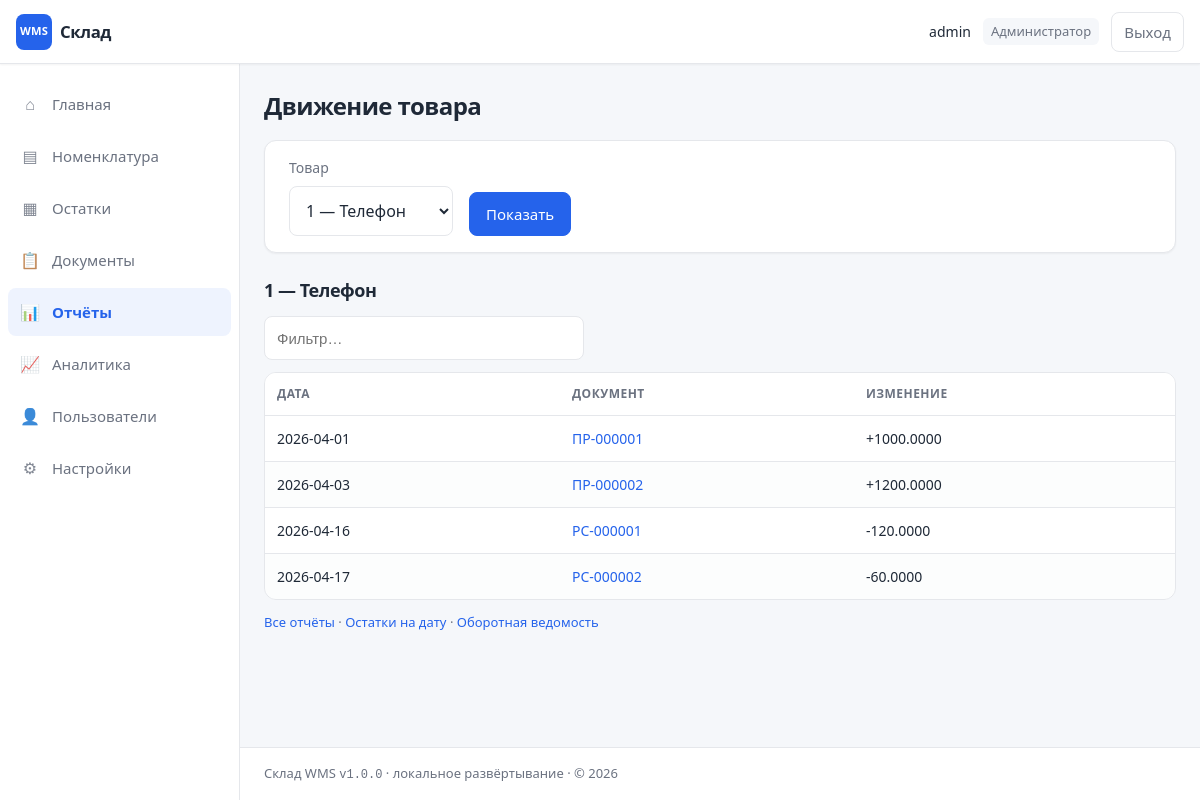
/reports/movement?product_id=1 (signed in), run on the app's committed database.
### models.py (models this page shows, shortened)
class User(UserMixin, db.Model):
    __tablename__ = "users"
    id = db.Column(db.Integer, primary_key=True)
    username = db.Column(db.String(80), unique=True, nullable=False, index=True)
    password_hash = db.Column(db.String(256), nullable=False)
    role = db.Column(db.String(20), nullable=False, default="keeper")
    is_active = db.Column(db.Boolean, nullable=False, default=True)
    created_at = db.Column(db.DateTime, default=datetime.utcnow)
    documents = db.relationship("Document", backref="author", lazy="dynamic")

class Product(db.Model):
    __tablename__ = "products"
    id = db.Column(db.Integer, primary_key=True)
    sku = db.Column(db.String(64), unique=True, nullable=False, index=True)
    name = db.Column(db.String(255), nullable=False, index=True)
    unit = db.Column(db.String(32), nullable=False, default="шт")
    category = db.Column(db.String(128), nullable=False, default="")
    min_stock = db.Column(db.Numeric(18, 4), nullable=False, default=0)
    lines = db.relationship("DocumentLine", backref="product", lazy="dynamic")

class StockLedger(db.Model):
    __tablename__ = "stock_ledger"
    id = db.Column(db.Integer, primary_key=True)
    product_id = db.Column(db.Integer, db.ForeignKey("products.id"), nullable=False, index=True)
    document_id = db.Column(db.Integer, db.ForeignKey("documents.id"), nullable=False, index=True)
    quantity_signed = db.Column(db.Numeric(18, 4), nullable=False)
    movement_date = db.Column(db.Date, nullable=False)
    product = db.relationship("Product", lazy="joined")
    document = db.relationship("Document", lazy="joined")

class Document(db.Model):
    __tablename__ = "documents"
    id = db.Column(db.Integer, primary_key=True)
    doc_type = db.Column(db.String(16), nullable=False)
    number = db.Column(db.String(32), unique=True, nullable=False, index=True)
    doc_date = db.Column(db.Date, nullable=False)
    status = db.Column(db.String(16), nullable=False, default="draft")
    notes = db.Column(db.Text, nullable=False, default="")
    user_id = db.Column(db.Integer, db.ForeignKey("users.id"), nullable=False)
    created_at = db.Column(db.DateTime, default=datetime.utcnow)
    updated_at = db.Column(db.DateTime, default=datetime.utcnow, onupdate=datetime.utcnow)
    lines = db.relationship(
        "DocumentLine",
        backref="document",
        lazy="selectin",
        cascade="all, delete-orphan",
        order_by="DocumentLine.id",
    )

### app.py (the view)
@app.route("/reports/movement", methods=["GET", "POST"])
@login_required
def report_movement():
    entries = []
    product = None
    if request.method == "POST" or request.args.get("product_id"):
        try:
            pid = int(request.form.get("product_id") or request.args.get("product_id") or 0)
        except ValueError:
            pid = 0
        product = Product.query.get(pid)
        if product:
            entries = (
                StockLedger.query.options(joinedload(StockLedger.document))
                .join(Document)
                .filter(
                    Document.status == "posted",
                    StockLedger.product_id == pid,
                )
                .order_by(StockLedger.movement_date, StockLedger.id)
                .all()
            )
        elif pid:
            flash("Товар не найден.", "error")
    products = Product.query.order_by(Product.name).all()
    return render_template(
        "reports/movement.html",
        entries=entries,
        product=product,
        products=products,
        role_labels=ROLE_LABELS,
    )

### app.py (called while the page is built)
@login_manager.user_loader
def load_user(user_id):
    return db.session.get(User, int(user_id))

@app.context_processor
def inject_globals():
    return {
        "ROLE_LABELS": ROLE_LABELS,
        "today_iso": date.today().isoformat(),
        "wms_version": "1.0.0",
        "now_year": date.today().year,
    }

### templates/reports/movement.html (shortened to what this page needs)
{% extends "base.html" %}
{% block content %}
<h1>Движение товара</h1>
<form method="post" class="card form-grid" style="max-width:none;display:flex;flex-wrap:wrap;gap:1rem;align-items:end;">
  <label class="field">
    Товар
    <select name="product_id" required>
      {% for p in products %}
      <option value="{{ p.id }}" {{ 'selected' if product and product.id == p.id else '' }}>{{ p.sku }} — {{ p.name }}</option>
      {% endfor %}
    </select>
  </label>
  <button type="submit" class="btn btn-primary">Показать</button>
</form>
{% if product %}
<h2>{{ product.sku }} — {{ product.name }}</h2>
<div class="filter-row no-print">
  <input type="search" data-table-filter="tbl-mov" placeholder="Фильтр…">
</div>
<div class="wms-scroll-table">
  <table class="wms-table data-table" id="tbl-mov">
    <thead>
      <tr>
        <th data-sort="str">Дата</th>
        <th data-sort="str">Документ</th>
        <th data-sort="num">Изменение</th>
      </tr>
    </thead>
    <tbody>
      {% for e in entries %}
      <tr>
        <td>{{ e.movement_date }}</td>
        <td><a href="{{ url_for('documents_view', did=e.document_id) }}">{{ e.document.number }}</a></td>
        <td>{% if e.quantity_signed > 0 %}+{% endif %}{{ e.quantity_signed }}</td>
      </tr>
      {% else %}
      <tr><td colspan="3" class="empty">Нет движений по этому товару.</td></tr>
      {% endfor %}
    </tbody>
  </table>
</div>
{% endif %}
<p class="hint no-print"><a href="{{ url_for('report_index') }}">Все отчёты</a> · <a href="{{ url_for('report_stock_date') }}">Остатки на дату</a> · <a href="{{ url_for('report_turnover') }}">Оборотная ведомость</a></p>
{% endblock %}

### templates/base.html (shortened to what this page needs)
<!DOCTYPE html>
<html lang="ru">
<head>
  <link rel="stylesheet" href="{{ url_for('static', filename='style.css') }}">
</head>
<body>
  {% if current_user.is_authenticated %}
  <div class="wms-layout">
    <header class="wms-layout__header wms-header">
      <a class="wms-header__brand" href="{{ url_for('dashboard') }}">
        <span class="wms-header__logo" aria-hidden="true">WMS</span>
        <span class="wms-header__title">Склад</span>
      </a>
      <div class="wms-header__user no-print">
        <span class="wms-header__user-name">{{ current_user.username }}</span>
        <span class="wms-header__user-role">{{ ROLE_LABELS.get(current_user.role, current_user.role) }}</span>
        <a class="btn btn-secondary" href="{{ url_for('logout') }}">Выход</a>
      </div>
    </header>
    <div class="wms-layout__body">
      <aside class="wms-sidebar no-print" data-nav-main aria-label="Разделы">
        <nav class="wms-sidebar__nav">
          {% set ep = request.endpoint or '' %}
          <a href="{{ url_for('dashboard') }}" class="wms-sidebar__link {{ 'wms-sidebar__link--active is-active' if ep == 'dashboard' else '' }}">
            <span class="wms-sidebar__icon" aria-hidden="true">⌂</span> Главная
          </a>
          <a href="{{ url_for('products_list') }}" class="wms-sidebar__link {{ 'wms-sidebar__link--active is-active' if ep and ep.startswith('products') else '' }}">
            <span class="wms-sidebar__icon" aria-hidden="true">▤</span> Номенклатура
          </a>
          <a href="{{ url_for('stock_view') }}" class="wms-sidebar__link {{ 'wms-sidebar__link--active is-active' if ep in ('stock_view', 'stock_history') else '' }}">
            <span class="wms-sidebar__icon" aria-hidden="true">▦</span> Остатки
          </a>
          {% if current_user.role in ('admin', 'keeper') %}
          <a href="{{ url_for('documents_list') }}" class="wms-sidebar__link {{ 'wms-sidebar__link--active is-active' if ep and ep.startswith('documents') else '' }}">
            <span class="wms-sidebar__icon" aria-hidden="true">📋</span> Документы
          </a>
          {% else %}
          <a href="{{ url_for('documents_list') }}" class="wms-sidebar__link {{ 'wms-sidebar__link--active is-active' if ep == 'documents_list' or ep == 'documents_view' else '' }}">
            <span class="wms-sidebar__icon" aria-hidden="true">📋</span> Документы
          </a>
          {% endif %}
          <a href="{{ url_for('report_index') }}" class="wms-sidebar__link {{ 'wms-sidebar__link--active is-active' if ep and ep.startswith('report') else '' }}">
            <span class="wms-sidebar__icon" aria-hidden="true">📊</span> Отчёты
          </a>
          <a href="{{ url_for('analytics') }}" class="wms-sidebar__link {{ 'wms-sidebar__link--active is-active' if ep == 'analytics' else '' }}">
            <span class="wms-sidebar__icon" aria-hidden="true">📈</span> Аналитика
          </a>
          {% if current_user.role == 'admin' %}
          <a href="{{ url_for('users_list') }}" class="wms-sidebar__link {{ 'wms-sidebar__link--active is-active' if ep and ep.startswith('users') else '' }}">
            <span class="wms-sidebar__icon" aria-hidden="true">👤</span> Пользователи
          </a>
          <a href="{{ url_for('settings') }}" class="wms-sidebar__link {{ 'wms-sidebar__link--active is-active' if ep == 'settings' or ep == 'backup_db' else '' }}">
            <span class="wms-sidebar__icon" aria-hidden="true">⚙</span> Настройки
          </a>
          {% endif %}
        </nav>
      </aside>
      <div class="wms-layout__content">
        <main class="wms-main">
  {% endif %}
          {% block content %}{% endblock %}
  {% if current_user.is_authenticated %}
        </main>
        <footer class="wms-footer no-print">
          <p>Склад WMS <span class="wms-footer__ver">v{{ wms_version }}</span> · локальное развёртывание · © {{ now_year }}</p>
        </footer>
      </div>
    </div>
  </div>
  {% endif %}
</body>
</html>

### data on the page
User: username "admin", get "Администратор"
Product: sku "1", name "Телефон"
StockLedger: movement_date "2026-04-01", document.number "ПР-000001", quantity_signed "1000.0000"
StockLedger: movement_date "2026-04-03", document.number "ПР-000002", quantity_signed "1200.0000"
StockLedger: movement_date "2026-04-16", document.number "РС-000001", quantity_signed "-120.0000"
StockLedger: movement_date "2026-04-17", document.number "РС-000002", quantity_signed "-60.0000"

### other printed values
{{ wms_version }} "1.0.0"
form field product_id "1 — Телефон"
